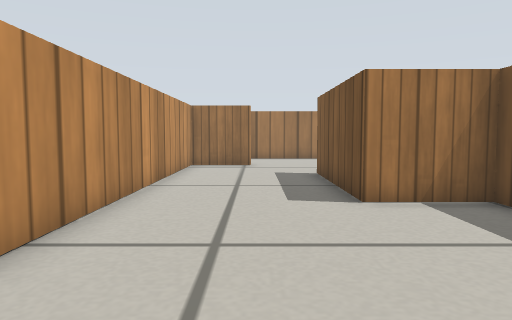
view 1 (above)

17 first-person views from a walk through a world built for the Gazebo simulator. The camera is 0.26 m above the floor, tilts 4° down and sees 70° across. The floor is counted in squares, 0.2 m on a side. Each view is taken from the middle of a square. On the plan, view 1 faces up. The plan holds only what a view shows up to about 15 squares ahead; the rest is blank. Simple patterns stand in for the simulator's built-in surfaces.

view 2
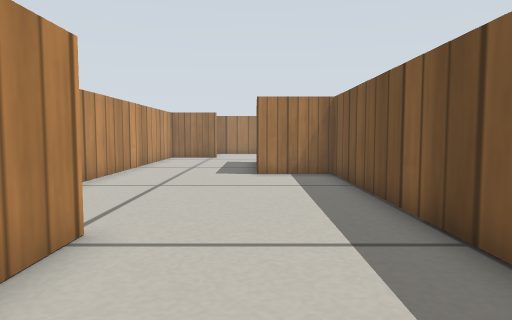

view 3
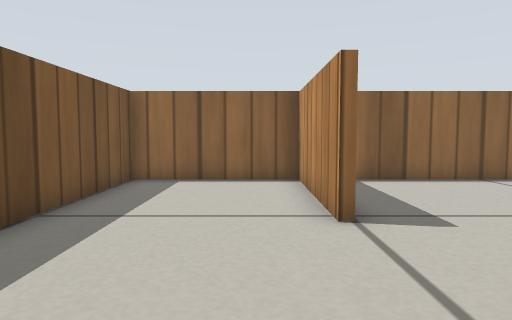

view 4
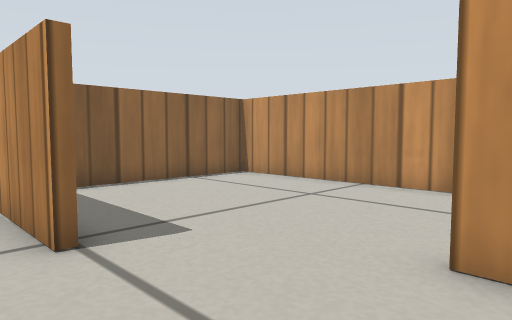

view 5
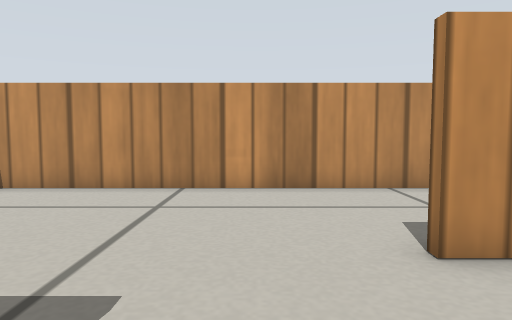

view 6
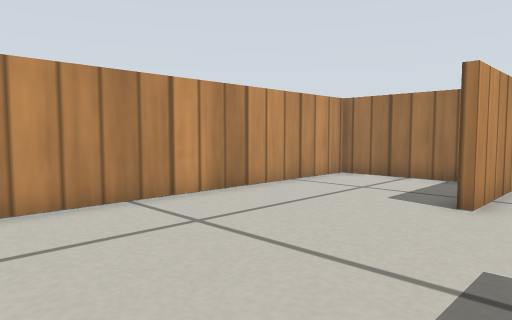

view 7
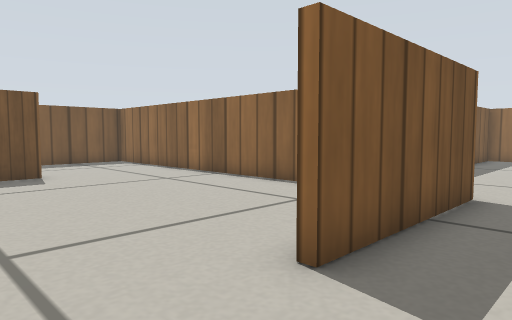

view 8
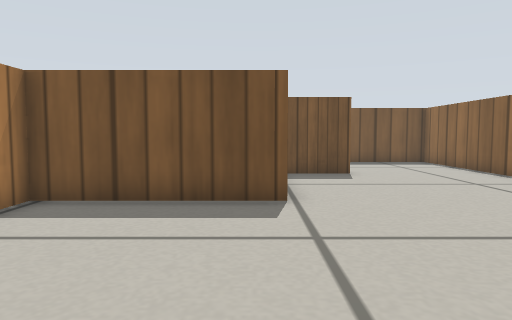

view 9
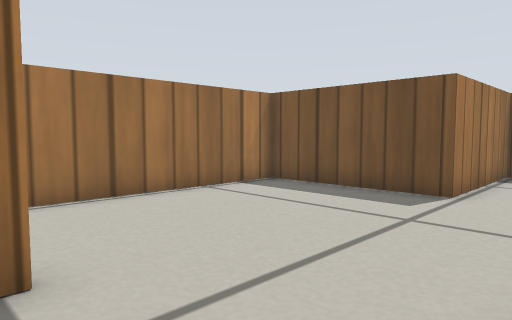

view 10
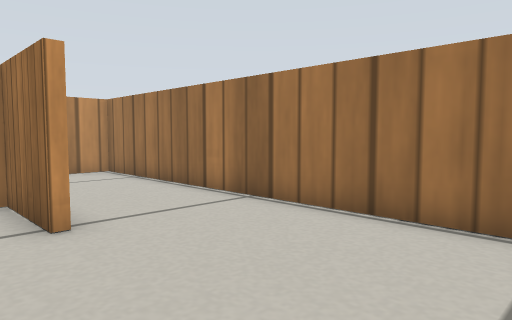

view 11
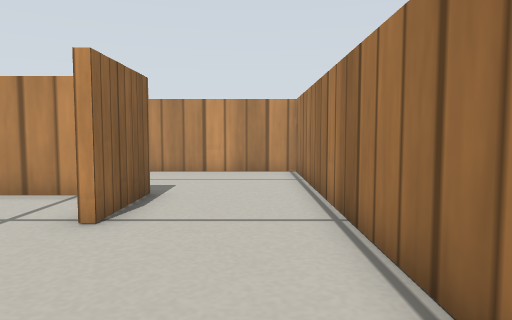

view 12
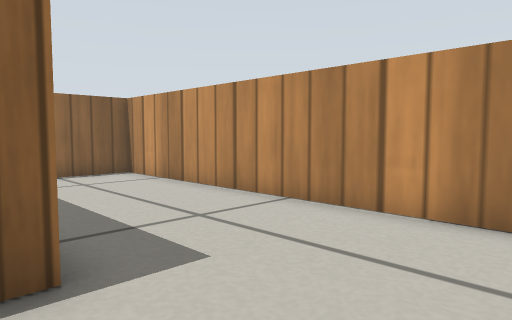

view 13
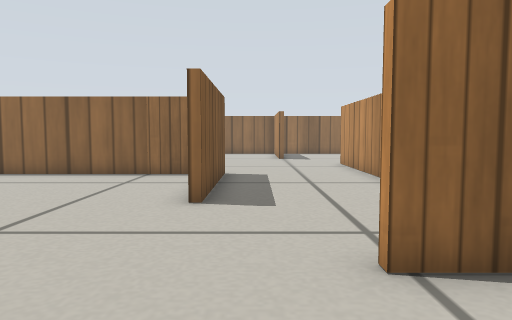

view 14
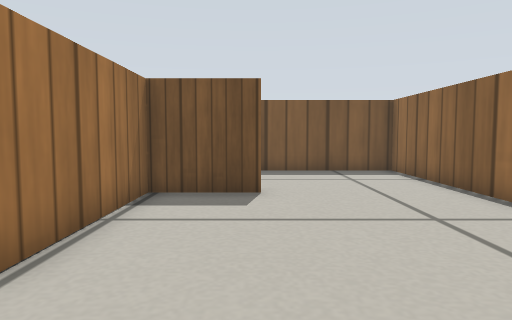

view 15
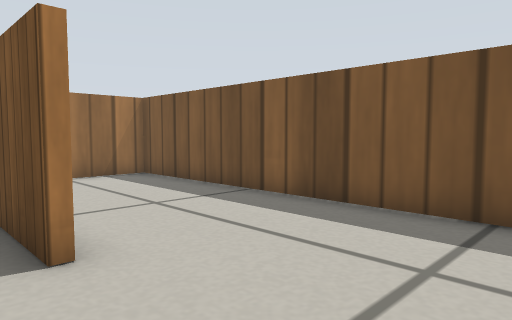

view 16
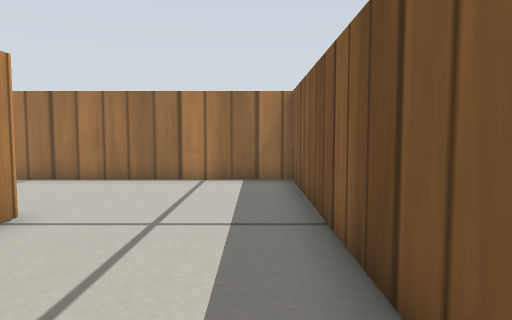

view 17
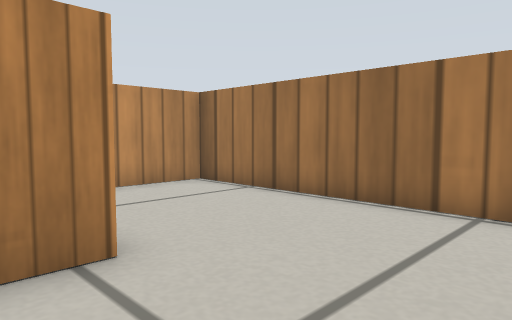

### Floor plan
Points are (right, up) in squares from view 1. A wall is a line through its corners. A room is listed if a view was taken in it or the views show most of it. See-through windows are left out.
Room 1 (views 1, 2, 3, 4, 5)
walls: (-0.2, -0.2) (-0.2, -5.4) (4.5, -5.4) (4.5, 6.9) (2, 6.9); (-2.7, 5.4) (-2.7, 2.9)
ways out: opening at (-1.3, 1) to room 2; opening at (-0.5, 6.2) to room 3
Room 2 (view 6)
walls: (-4, 6.9) (-7.7, 6.9) (-7.7, -5.4) (-1.8, -5.4)
ways out: opening at (-1.3, 1) to room 1
Room 3 (views 7, 8, 9, 10, 11, 12, 13)
walls: (-0.1, 15.4) (-2.7, 15.4) (-2.7, 5.4); (-3, 15.7) (-0.1, 15.7); (2, 6.9) (2, 12.3); (7, 14.4) (7, 19.4) (-7.7, 19.4) (-7.7, 7.1) (-5.4, 7.1)
ways out: opening at (-0.5, 6.2) to room 1; opening at (4.5, 13.5) to room 4
Room 4 (views 14, 15)
walls: (12, 11.9) (12, 14.4) (7, 14.4); (3.1, 7.1) (11.5, 7.1)
ways out: opening at (4.5, 13.5) to room 3; opening at (12, 9.5) to room 5
Room 5 (views 16, 17)
walls: (12.3, 14.7) (12.3, 13.5); (11.5, 7.1) (17, 7.1) (17, 19.4) (7.3, 19.4) (7.3, 16.7)
ways out: opening at (12, 9.5) to room 4

Positions as (right, up) in squares from view 1, and headings:
1: (0, 0), facing up
2: (2, -5), facing up
3: (1, 5), facing down
4: (1, 4), facing down-left
5: (1, 1), facing left
6: (-1, -4), facing up-left
7: (0, 15), facing down-right
8: (0, 15), facing right
9: (-1, 12), facing up-right
10: (5, 14), facing up-left
11: (5, 18), facing left
12: (-2, 19), facing down-left
13: (1, 19), facing down
14: (4, 12), facing right
15: (11, 8), facing up-right
16: (16, 9), facing up
17: (16, 13), facing up-left
